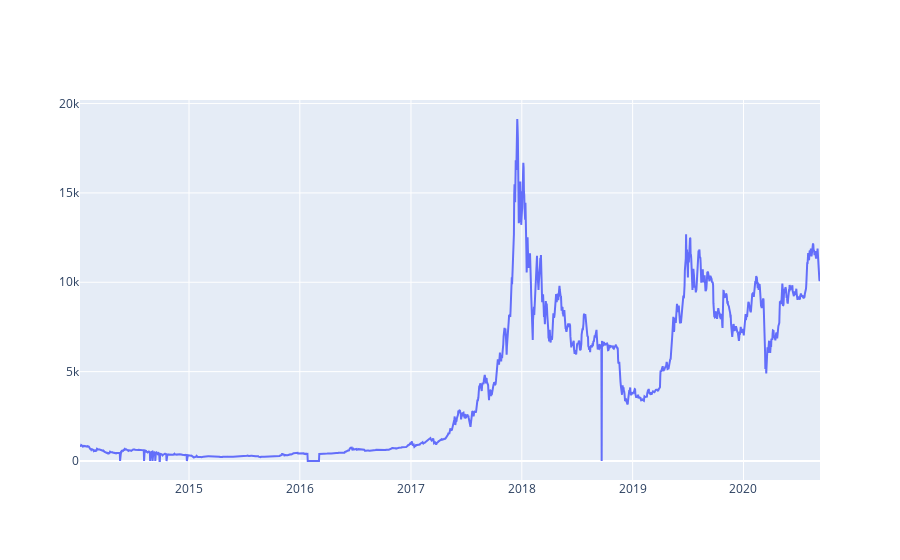

Write notebook code for a chart like this one.
### Code cell
btc_trace = go.Scatter(x=btc_usd_kraken.index, y=btc_usd_kraken['Weighted Price'])
py.iplot([btc_trace])

### Figure 1 — Plotly figure (JSON) as saved in the notebook; plotly's stock layout.template omitted (floating-point values rounded to 4 significant figures; data arrays with more than 128 entries replaced by an {"elided": "..."} marker saying what was removed)
{"data": [{"type": "scatter", "x": {"elided": "2438 str values"}, "y": {"elided": "2438 float values"}}], "layout": {}}
